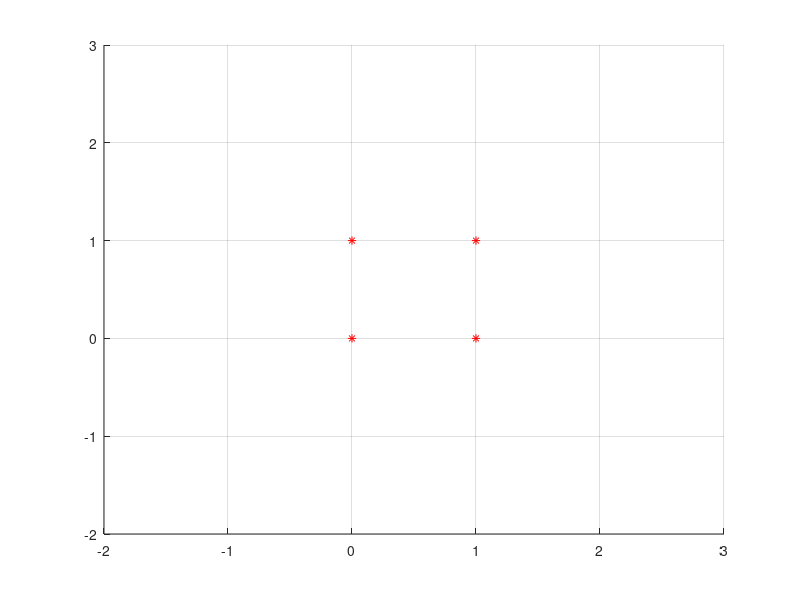

Here is the MATLAB script that generated this plot: (Note: this script raises an error after producing the figure.)
clear all;
close all;
clc;

x = [[1,0,0];[1,1,0];[1,0,1];[1,1,1]]
d = [0;0;0;1];
[N,n] = size(x);
w = randn(n,1)
lr = 0.01;
E = 1;
axis([-2 3 -2 3]);
grid on; hold on
plot(x(:,2),x(:,3),'r*');
L = 0;
er = min(x(:,2))
while E ~= 0
   E = 0;
   
   for i=1:N
       o = x(i,:) * w;
       yi = hardlim(x(i,:) * w);
       ei = d(i) - yi;
       w = w + lr *ei*x(i,:)';
       E = E + ei^2;
 
   end;
  
   hold on; 
   
   plot(w(1),w(2),'*');
   
end;